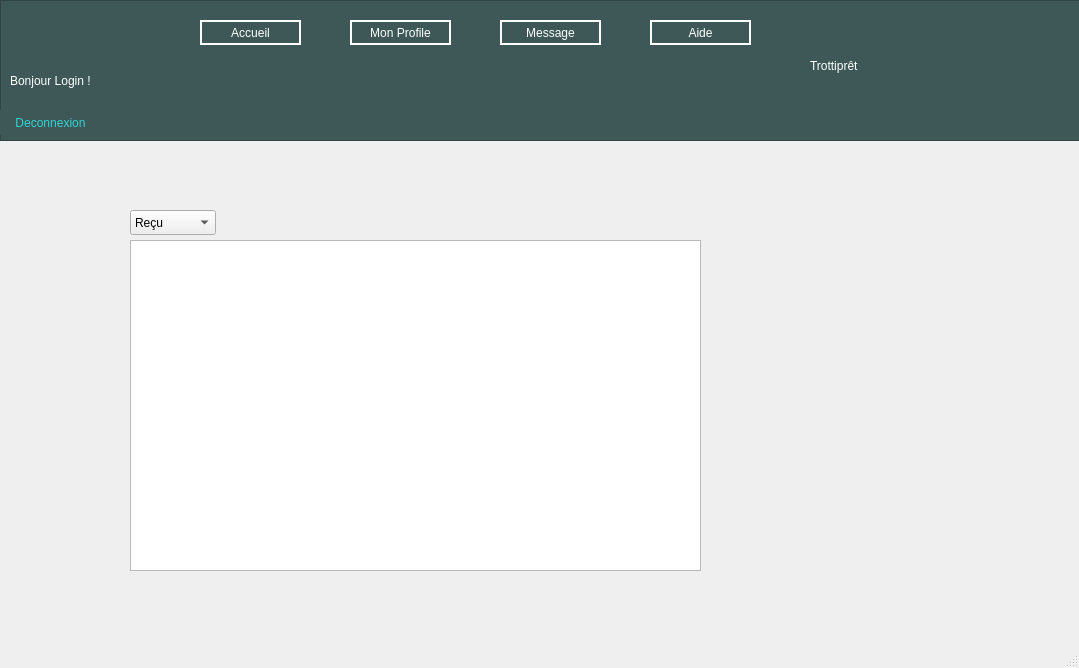
<?xml version="1.0" encoding="UTF-8"?>
<ui version="4.0">
 <class>Messagerie</class>
 <widget class="QMainWindow" name="Messagerie">
  <property name="geometry">
   <rect>
    <x>0</x>
    <y>0</y>
    <width>1079</width>
    <height>668</height>
   </rect>
  </property>
  <property name="windowTitle">
   <string>MainWindow</string>
  </property>
  <widget class="QWidget" name="centralwidget">
   <widget class="QFrame" name="frame">
    <property name="geometry">
     <rect>
      <x>0</x>
      <y>0</y>
      <width>1081</width>
      <height>141</height>
     </rect>
    </property>
    <property name="styleSheet">
     <string notr="true">background-color: rgb(61, 88, 87);</string>
    </property>
    <property name="frameShape">
     <enum>QFrame::StyledPanel</enum>
    </property>
    <property name="frameShadow">
     <enum>QFrame::Raised</enum>
    </property>
    <widget class="QLabel" name="label_4">
     <property name="geometry">
      <rect>
       <x>810</x>
       <y>40</y>
       <width>221</width>
       <height>51</height>
      </rect>
     </property>
     <property name="styleSheet">
      <string notr="true">font: 30pt &quot;Umpush&quot;;
color: rgb(255, 255, 255);</string>
     </property>
     <property name="text">
      <string>Trottiprêt</string>
     </property>
     <property name="textFormat">
      <enum>Qt::PlainText</enum>
     </property>
     <property name="margin">
      <number>6</number>
     </property>
     <property name="indent">
      <number>-1</number>
     </property>
    </widget>
    <widget class="QPushButton" name="acceuilprof">
     <property name="geometry">
      <rect>
       <x>200</x>
       <y>20</y>
       <width>101</width>
       <height>25</height>
      </rect>
     </property>
     <property name="styleSheet">
      <string notr="true">border: 2px solid rgb(255, 255, 255);
background-color: rgb(61, 88, 87);
color: rgb(255, 255, 255);</string>
     </property>
     <property name="text">
      <string>Accueil</string>
     </property>
    </widget>
    <widget class="QPushButton" name="profil">
     <property name="geometry">
      <rect>
       <x>350</x>
       <y>20</y>
       <width>101</width>
       <height>25</height>
      </rect>
     </property>
     <property name="styleSheet">
      <string notr="true">border: 2px solid rgb(255, 255, 255);
background-color: rgb(61, 88, 87);
color: rgb(255, 255, 255);</string>
     </property>
     <property name="text">
      <string>Mon Profile</string>
     </property>
    </widget>
    <widget class="QPushButton" name="message">
     <property name="geometry">
      <rect>
       <x>500</x>
       <y>20</y>
       <width>101</width>
       <height>25</height>
      </rect>
     </property>
     <property name="styleSheet">
      <string notr="true">border: 2px solid rgb(255, 255, 255);
background-color: rgb(61, 88, 87);
color: rgb(255, 255, 255);</string>
     </property>
     <property name="text">
      <string>Message</string>
     </property>
    </widget>
    <widget class="QPushButton" name="aide">
     <property name="geometry">
      <rect>
       <x>650</x>
       <y>20</y>
       <width>101</width>
       <height>25</height>
      </rect>
     </property>
     <property name="styleSheet">
      <string notr="true">border: 2px solid rgb(255, 255, 255);
background-color: rgb(61, 88, 87);
color: rgb(255, 255, 255);</string>
     </property>
     <property name="text">
      <string>Aide</string>
     </property>
    </widget>
    <widget class="QLabel" name="label_2">
     <property name="geometry">
      <rect>
       <x>10</x>
       <y>50</y>
       <width>271</width>
       <height>61</height>
      </rect>
     </property>
     <property name="styleSheet">
      <string notr="true">color: rgb(255, 255, 255);
font: 21pt &quot;Ubuntu&quot;;</string>
     </property>
     <property name="text">
      <string>Bonjour Login !</string>
     </property>
    </widget>
    <widget class="QPushButton" name="deconnexion">
     <property name="geometry">
      <rect>
       <x>0</x>
       <y>110</y>
       <width>101</width>
       <height>25</height>
      </rect>
     </property>
     <property name="styleSheet">
      <string notr="true">border: 2px solid rgb(61, 88, 87);
background-color: rgb(61, 88, 87);
color: rgb(50, 212, 212);</string>
     </property>
     <property name="text">
      <string>Deconnexion</string>
     </property>
    </widget>
   </widget>
   <widget class="QComboBox" name="comboBox">
    <property name="geometry">
     <rect>
      <x>130</x>
      <y>210</y>
      <width>86</width>
      <height>25</height>
     </rect>
    </property>
    <item>
     <property name="text">
      <string>Reçu</string>
     </property>
    </item>
    <item>
     <property name="text">
      <string>Envoyée</string>
     </property>
    </item>
    <item>
     <property name="text">
      <string>Archiver</string>
     </property>
    </item>
   </widget>
   <widget class="QGraphicsView" name="graphicsView">
    <property name="geometry">
     <rect>
      <x>130</x>
      <y>240</y>
      <width>571</width>
      <height>331</height>
     </rect>
    </property>
   </widget>
  </widget>
  <widget class="QMenuBar" name="menubar">
   <property name="geometry">
    <rect>
     <x>0</x>
     <y>0</y>
     <width>1079</width>
     <height>22</height>
    </rect>
   </property>
  </widget>
  <widget class="QStatusBar" name="statusbar"/>
 </widget>
 <resources/>
 <connections/>
</ui>
